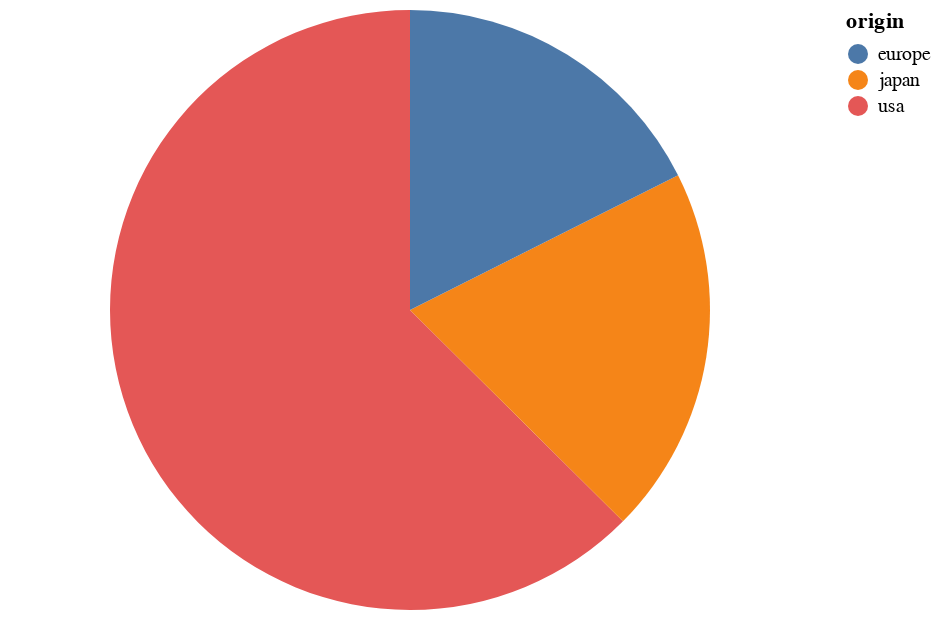

Source (notebook cell):
### Code cell
# altair
alt.Chart(mpg).mark_arc().encode(
    theta='count()',
    color='origin'
)

### Figure 1 — Vega-Lite specification as saved in the notebook (floating-point values rounded to 4 significant figures; data arrays with more than 128 entries replaced by an {"elided": "..."} marker saying what was removed)
{"config": {"view": {"continuousWidth": 400, "continuousHeight": 300}}, "data": {"name": "data-f1198cc0481ad698d7dc4699e0a3efa7"}, "mark": "arc", "encoding": {"color": {"field": "origin", "type": "nominal"}, "theta": {"aggregate": "count", "type": "quantitative"}}, "$schema": "https://vega.github.io/schema/vega-lite/v4.17.0.json", "datasets": {"data-f1198cc0481ad698d7dc4699e0a3efa7": {"elided": "398 records"}}}
